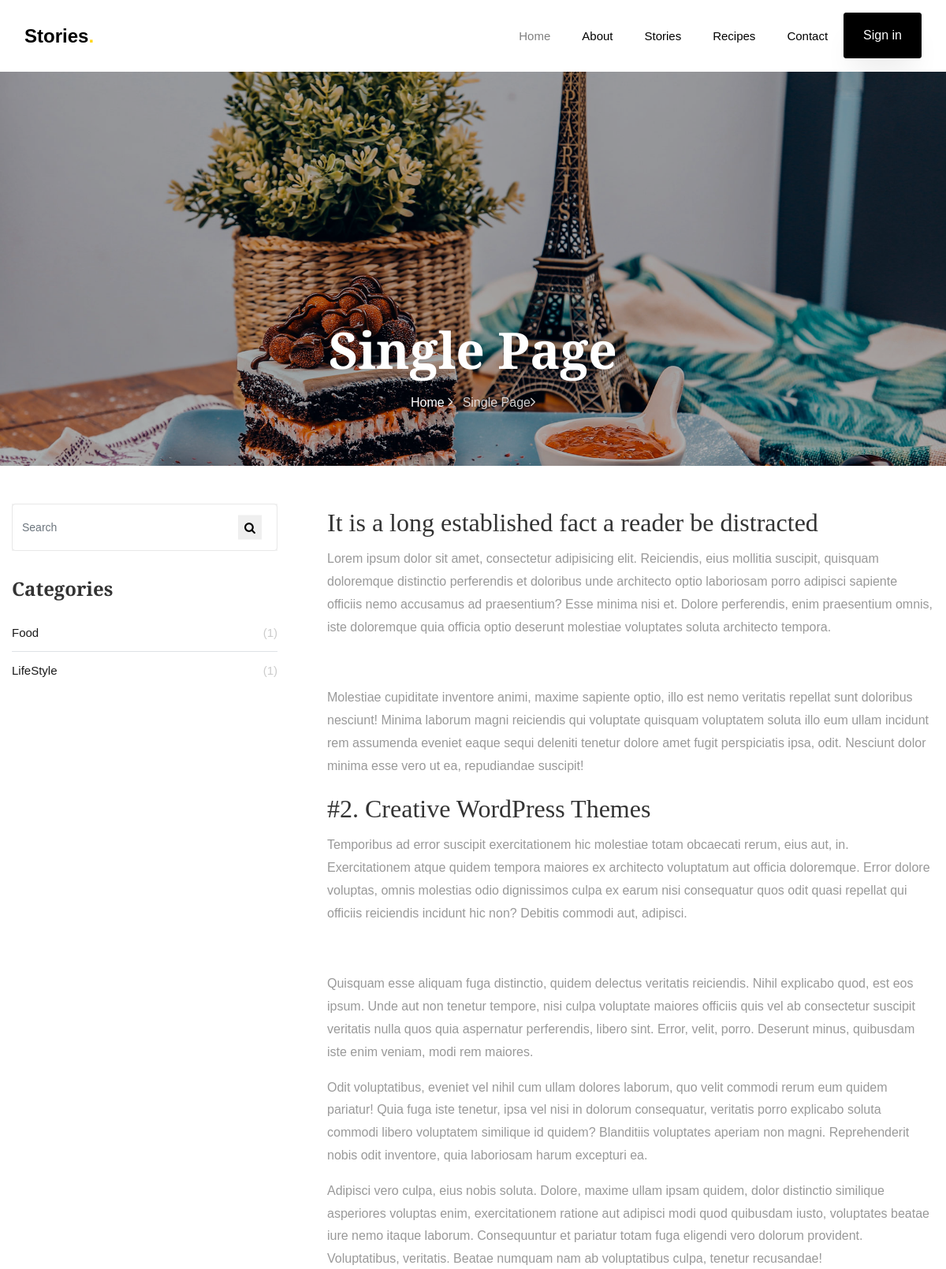
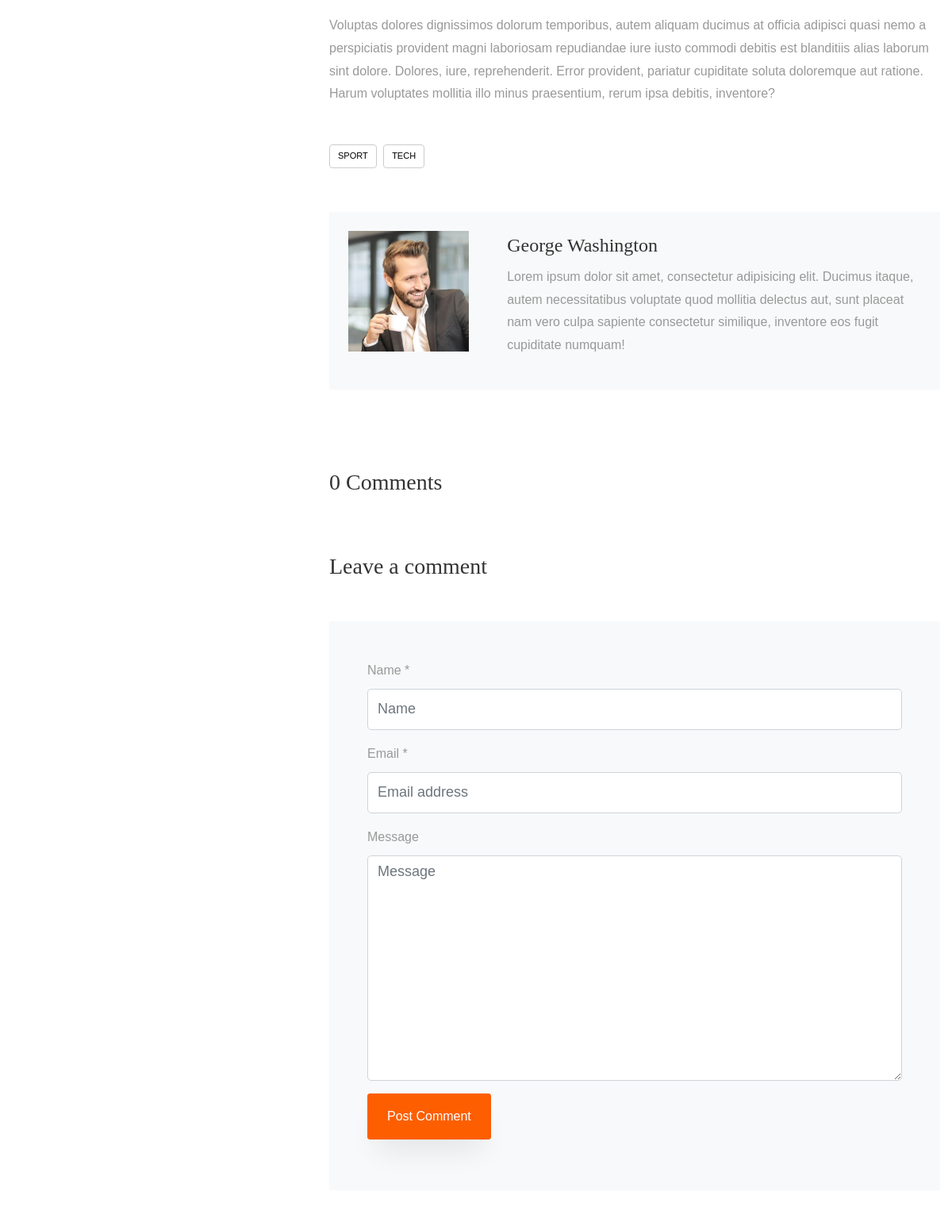
The page /story/2 (upper part) on the database its author committed (2 pictures, top to bottom).
### story/models.py (models this page shows, shortened)
class Stories(BaseModel):
    title =models.CharField(verbose_name="title of stories" , max_length=50,help_text="max 50 characters")
    image = models.ImageField(upload_to="stories_img",verbose_name="Image of Stories")
    category = models.ForeignKey(Category,on_delete=models.CASCADE,verbose_name='Category of the blog',related_name="story_category")
    descriptions = RichTextUploadingField()
    tag=models.ManyToManyField(Tag,related_name="story_tag")
    author = models.ForeignKey(Author,on_delete=models.CASCADE,related_name='story_author')
    class Meta:
        verbose_name = "Story"
        verbose_name_plural = "Stories"

class Tag(BaseModel):
    name=models.CharField(verbose_name="name of tag",max_length=20,help_text="Max 20 characters")
    def __str__(self):
        return self.name
    class Meta:
        verbose_name = "Tag"
        verbose_name_plural = "Tags"

class Category(BaseModel):
    name = models.CharField(verbose_name="Name of Category",max_length=20,help_text="Max 20 characters")
    image = models.ImageField(verbose_name="Image of Category",upload_to="category_image")
    def __str__(self):
        return self.name
    class Meta:
        verbose_name = "Category"
        verbose_name_plural = "Categories"

### story/views.py (the view)
# urls.py: path('', include('story.urls')),
def story(request,pk):
    all_story = Stories.objects.get(pk=pk)
    recent_blog = Stories.objects.order_by("created_at")[:3]
    all_category= Category.objects.annotate(count= Count('story_category'))
    all_tags = Tag.objects.all()
    if request.method =="POST":
        form=CommentForm(data=request.POST)
        if form.is_valid():
            storyform = form.save(commit=False)
            storyform.story = all_story
            storyform.save()
            return redirect('story', pk=pk)
    else:
            form = CommentForm()
    context={
        'all_story' : all_story,
        'recent_blog':recent_blog,
        'all_category':all_category,
        'all_tags':all_tags,
        'form':form,
    }
    return render(request, 'single.html',context)

### story/forms.py
class CommentForm(ModelForm):
    class Meta:
        model=Comment
        fields = ["name","email","message"]
        widgets = {
            "name":forms.TextInput(attrs={'placeholder':"Name",'class':"form-control"}),
            'email':forms.EmailInput(attrs={'placeholder':"Email address","class":"form-control"}),
            'message':forms.Textarea(attrs={'placeholder':"Message","class":"form-control"})
        }

### context_processors/custom_context.py (called while the page is built)
def category_list(request):
    categories = Category.objects.annotate(count= Count('story_category'))
    return {'category_list':categories}

### story/templates/single.html (shortened to what this page needs)
{% extends 'base.html' %}
{% load static %}
{% block content %}
    <section class="hero-wrap hero-wrap-2" style="background-image: url({% static 'images/bg_4.jpg' %});">
        <div class="overlay"></div>
        <div class="container">
            <div class="row no-gutters slider-text align-items-end justify-content-center">
                <div class="col-md-9 ftco-animate pb-5 text-center">
                    <h1 class="mb-3 bread">Single Page</h1>
                    <p class="breadcrumbs"><span class="mr-2"><a href="index.html">Home <i
                            class="ion-ios-arrow-forward"></i></a></span> <span>Single Page<i
                            class="ion-ios-arrow-forward"></i></span></p>
                </div>
            </div>
        </div>
    </section>
    <section class="ftco-section">
        <div class="container">
            <div class="row">
                <div class="col-lg-8 order-lg-last ftco-animate">
                    {{all_story.descriptions|safe}}
                    <div class="tag-widget post-tag-container mb-5 mt-5">
                        <div class="tagcloud">
                            {% for tag in all_story.tag.all %}
                                <a href="#" class="tag-cloud-link">{{tag.name}}</a>
                            {% endfor %}
                        </div>
                    </div>
                    <div class="about-author d-flex p-4 bg-light">
                        <div class="bio mr-5">
                            <img src="{% static 'images/person_1.jpg' %}" alt="Image placeholder" class="img-fluid mb-4">
                        </div>
                        <div class="desc">
                            <h3>George Washington</h3>
                            <p>Lorem ipsum dolor sit amet, consectetur adipisicing elit. Ducimus itaque, autem
                                necessitatibus voluptate quod mollitia delectus aut, sunt placeat nam vero culpa sapiente
                                consectetur similique, inventore eos fugit cupiditate numquam!</p>
                        </div>
                    </div>
                    <div class="pt-5 mt-5">
                            <h3 class="mb-3">{{all_story.story_comment.count}} Comments</h3>
                        <div class="comment-form-wrap pt-5">
                            <h3 class="mb-5">Leave a comment</h3>
                            <form method="post" class="p-5 bg-light">
                                <div class="form-group">
                                    <label for="name">Name *</label>
                                    {{form.name}}
                                </div>
                                <div class="form-group">
                                    <label for="email">Email *</label>
                                    {{form.email}}
                                </div>
                                <div class="form-group">
                                    <label for="message">Message</label>
                                     {{form.message}}
                                </div>
                                <div class="form-group">
                                    <input type="submit" value="Post Comment" class="btn py-3 px-4 btn-primary">
                                </div>
                            </form>
                        </div>
                    </div>
                </div>
                <div class="col-lg-4 sidebar pr-lg-5 ftco-animate">
                    <div class="sidebar-box">
                        <form method="post" action="/search/" class="search-form">
                            <div class="form-group">
                                <input type="text" name="search" class="form-control"  placeholder="Search">
                                <button type="submit" class="icon icon-search p-2 " style="border: none;"></button>
                            </div>
                        </form>
                    </div>
                    <div class="sidebar-box ftco-animate">
                        <ul class="categories">
                            <h3 class="heading mb-4">Categories</h3>
                            {% for category in category_list %}
                                <li><a href="{% url 'stories' %}?category={{category.name}}">{{category}} <span>({{category.count}})</span></a></li>
                            {% endfor %}
                        </ul>
                    </div>
                </div>
            </div>
        </div>
    </section>
{% endblock %}

### rows shown on the page
Stories: descriptions "It is a long established fact a reader be distracted Lorem ipsum dolor sit amet, consectetur adipisicing elit. Reiciendis, eius mollitia suscipit, quisquam doloremque distinctio perferendis et doloribus unde architecto optio laboriosam porro adipisci sapiente officiis nemo accusamus ad praesentium? Esse minima nisi et. Dolore perferendis, enim praesentium omnis, iste doloremque quia officia optio deserunt molestiae voluptates soluta architecto tempora. Molestiae cupiditate inventore animi, maxime sapiente optio, illo est nemo veritatis repellat sunt doloribus nesciunt! Minima laborum magni reiciendis qui voluptate quisquam voluptatem soluta illo eum ullam incidunt rem assumenda eveniet…", story_comment.count "0"
Tag: name "SPORT"
Tag: name "TECH"
Category: name "Food", count "1"
Category: name "LifeStyle", count "1"
